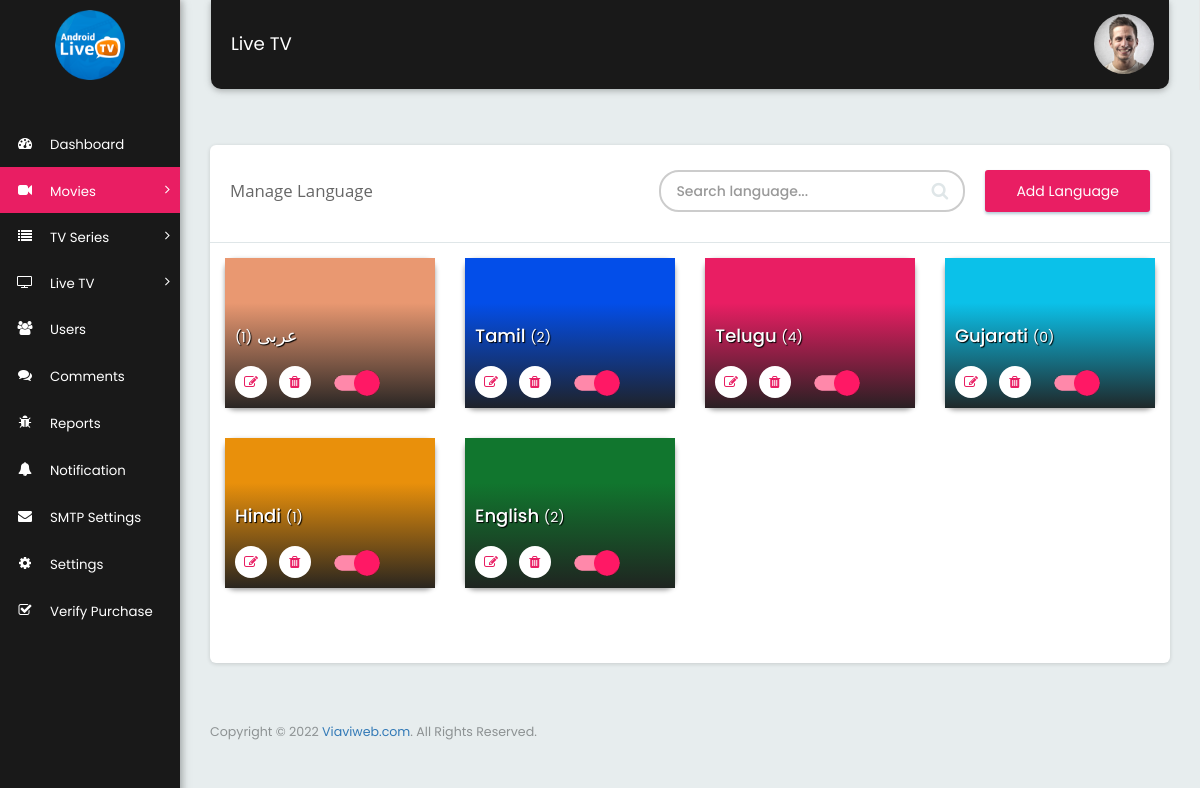
The app's page /manage_language.php (signed in) with its own data.
### tables this page shows
CREATE TABLE `tbl_language` (
  `id` int(11) NOT NULL,
  `language_name` varchar(60) NOT NULL,
  `language_background` varchar(30) NOT NULL,
  `status` int(1) NOT NULL DEFAULT 1
);

### manage_language.php (the view, shortened to what this page needs)
<?php
  $page_title="Manage Language";
  include("includes/header.php");
	require("includes/function.php");
  if(isset($_POST['data_search']))
   {
      $qry="SELECT * FROM tbl_language
                  WHERE tbl_language.`language_name` like '%".addslashes(trim($_POST['search_value']))."%'
                  ORDER BY tbl_language.`language_name`";
     $result=mysqli_query($mysqli,$qry);
   }
   else
   {
      $limit = 12;
      $page=0;
      if($page){
        $start = ($page - 1) * $limit;
      }else{
        $start = 0;
        }
     $qry="SELECT * FROM tbl_language
                   ORDER BY tbl_language.`id` DESC LIMIT $start, $limit";
     $result=mysqli_query($mysqli,$qry);
    }
  function get_total_item($id)
  {
    global $mysqli;
    $sql="SELECT COUNT(*) as num FROM tbl_movies WHERE language_id='".$id."'";
    $total_movies = mysqli_fetch_array(mysqli_query($mysqli,$sql));
    return $total_movies['num'];
  }
?>
<div class="row">
  <div class="col-xs-12">
    <div class="card mrg_bottom">
      <div class="page_title_block">
        <div class="col-md-5 col-xs-12">
          <div class="page_title"><?=$page_title?></div>
        </div>
        <div class="col-md-7 col-xs-12">
          <div class="search_list">
            <div class="search_block">
              <form  method="post" action="">
              <input class="form-control input-sm" placeholder="Search language..." aria-controls="DataTables_Table_0" type="search" name="search_value" value="<?php if(isset($_POST['search_value'])){ echo $_POST['search_value']; }?>" required>
                    <button type="submit" name="data_search" class="btn-search"><i class="fa fa-search"></i></button>
              </form>
            </div>
            <div class="add_btn_primary"> <a href="add_language.php?add=yes">Add Language</a> </div>
          </div>
        </div>
      </div>
       <div class="clearfix"></div>
      <div class="col-md-12 mrg-top">
        <div class="row">
          <?php
              while($row=mysqli_fetch_array($result))
              {
          ?>
          <div class="col-lg-3 col-sm-6 col-xs-12">
            <div class="block_wallpaper add_wall_category" style="border-radius: 10px;box-shadow: 0px 2px 5px #999">
              <div class="wall_image_title">
                <h2><a href="manage_movies.php?language=<?=$row['id']?>" style="text-shadow: 1px 1px 1px #000"><?php echo $row['language_name'];?> <span>(<?php echo get_total_item($row['id']);?>)</span></a></h2>
                <ul>
                  <li><a href="add_language.php?id=<?php echo $row['id'];?>&redirect=<?=$redirectUrl?>" data-toggle="tooltip" data-tooltip="Edit"><i class="fa fa-edit"></i></a></li>
                  <li><a href="" data-id="<?php echo $row['id']?>" class="btn_delete_a" data-toggle="tooltip" data-tooltip="Delete"><i class="fa fa-trash"></i></a></li>
                  <?php if($row['status']!="0"){
                  ?>
                  <li><div class="row toggle_btn"><a href="javascript:void(0)" data-id="<?php echo $row['id'];?>" data-action="deactive" data-column="status" data-toggle="tooltip" data-tooltip="ENABLE"><img src="assets/images/btn_enabled.png" alt="wallpaper_1" /></a></div></li>
                  <?php }else{
                  ?>
                  <li><div class="row toggle_btn"><a href="javascript:void(0)" data-id="<?=$row['id']?>" data-action="active" data-column="status" data-toggle="tooltip" data-tooltip="DISABLE"><img src="assets/images/btn_disabled.png" alt="wallpaper_1" /></a></div></li>
                  <?php }?>
                </ul>
              </div>
              <span><div style="background: #<?=$row['language_background']?>;height: 150px !important" /></div></span>
            </div>
          </div>
      <?php
        }
    ?>
  </div>
      <div class="col-md-12 col-xs-12">
        <div class="pagination_item_block">
        </div>
      </div>
      <div class="clearfix"></div>
<?php include("includes/footer.php");?>

### includes/header.php (style rules this page uses)
.form-control { border-width: 2px !important; border-color: #ccc !important; }

### records on screen
tbl_language: language_name "عربى", id "1", status 1 (drawn)
tbl_language: language_name "Tamil", id "2", status 1 (drawn)
tbl_language: language_name "Telugu", id "4", status 1 (drawn)
tbl_language: language_name "Gujarati", id "0", status 1 (drawn)
tbl_language: language_name "Hindi", id "1", status 1 (drawn)
tbl_language: language_name "English", id "2", status 1 (drawn)

### other values on screen
APP_NAME "Live TV"
$page_title "Manage Language"
